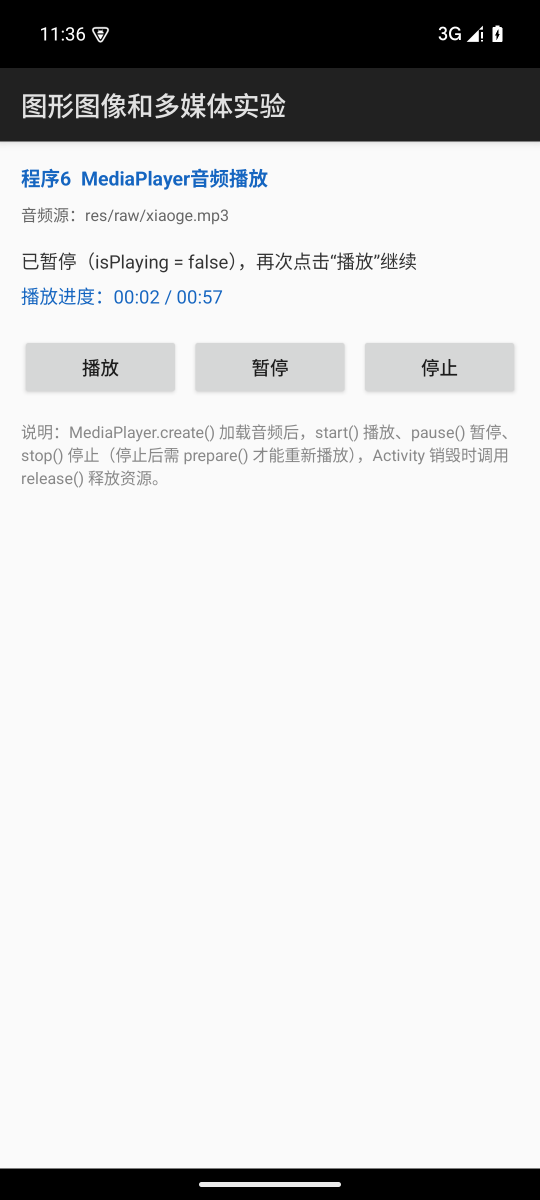
#> input picture screenshots/s_audio_pause.png, 1080 x 2400 px, given in place of s_main.png, which was not available (shown at 1/2 size)
$ python crop_shots.py
#> lines starting #> are read from the running program, lines starting #| are printed output that depends on the picture
# -*- coding: utf-8 -*-
"""裁剪实验四运行截图：去掉状态栏与底部导航条，并裁掉多余空白。

为避免模拟器屏幕圆角/手势条边缘的深色像素干扰自动裁剪，
自动搜索时忽略左右各 60px 的边缘区域，并优先使用给定的目标底边。
"""
import os

from PIL import Image

SRC = r"E:\deepseek_project\mobile-lab4\screenshots"
DST = os.path.join(SRC, "crops")
os.makedirs(DST, exist_ok=True)

STATUS_BAR = 136      # 状态栏高度
MARGIN = 20           # 内容下方保留空白

# 名称: 期望底边（None 表示自动搜索到屏幕底部导航条上方）
BOTTOMS = {
    "s_main": 1430,
    "s_paint": 2330,
    "s_matrix": 2200,
    "s_frame1": 1600,
    "s_frame2": 1600,
    "s_tween1": 1680,
    "s_tween2": 1680,
    "s_tween3": 1680,
    "s_sound": 1700,
    "s_audio_play": 1000,
    "s_audio_pause": 1000,
    "s_audio_stop": 1000,
    "s_video_play": 1720,
    "s_video_pause": 1720,
}


def row_has_content(px, y, w):
    """忽略左右边缘 60px，判断该行是否有非背景色内容。"""
    for x in range(60, w - 60, 2):
        r, g, b = px[x, y][:3]
        if r < 240 or g < 240 or b < 240:
            return True
    return False


for name, expect_bottom in BOTTOMS.items():
    src = os.path.join(SRC, name + ".png")
    im = Image.open(src).convert("RGB")
    w, h = im.size
#> w = 1080; h = 2400
    px = im.load()
    limit = expect_bottom if expect_bottom else h - 63
#> limit = 1430
    last = STATUS_BAR
    for y in range(limit - 1, STATUS_BAR, -1):
        if row_has_content(px, y, w):
            last = y
            break
    bottom = min(limit, last + MARGIN)
#> bottom = 995
    out = im.crop((0, STATUS_BAR, w, bottom))
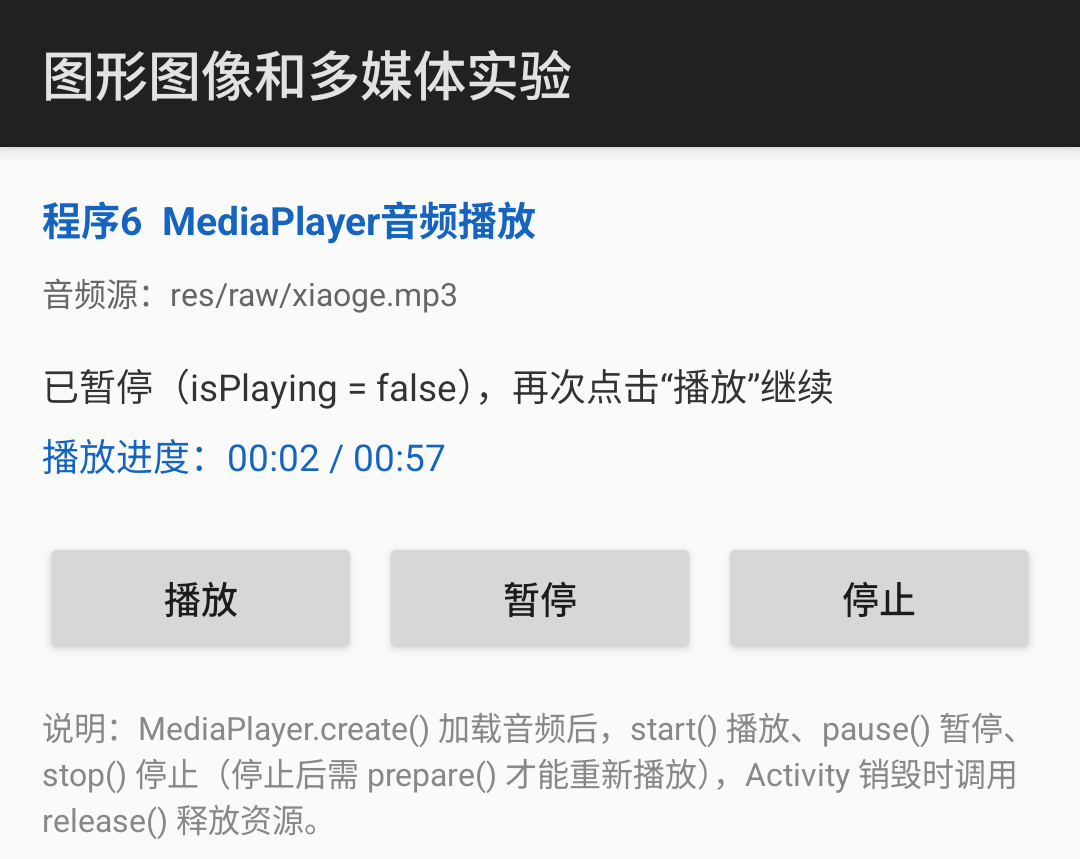
#> out: PIL image 1080x859 RGB; mean R, G, B 204.1, 205.1, 206.2
    path = os.path.join(DST, name + ".png")
    out.save(path, optimize=True)
    print("%-14s %s -> %s" % (name, im.size, out.size))
#| s_main         (1080, 2400) -> (1080, 859)
#> pass 2 of the loop `for name, expect_bottom in BOTTOMS.items():`:
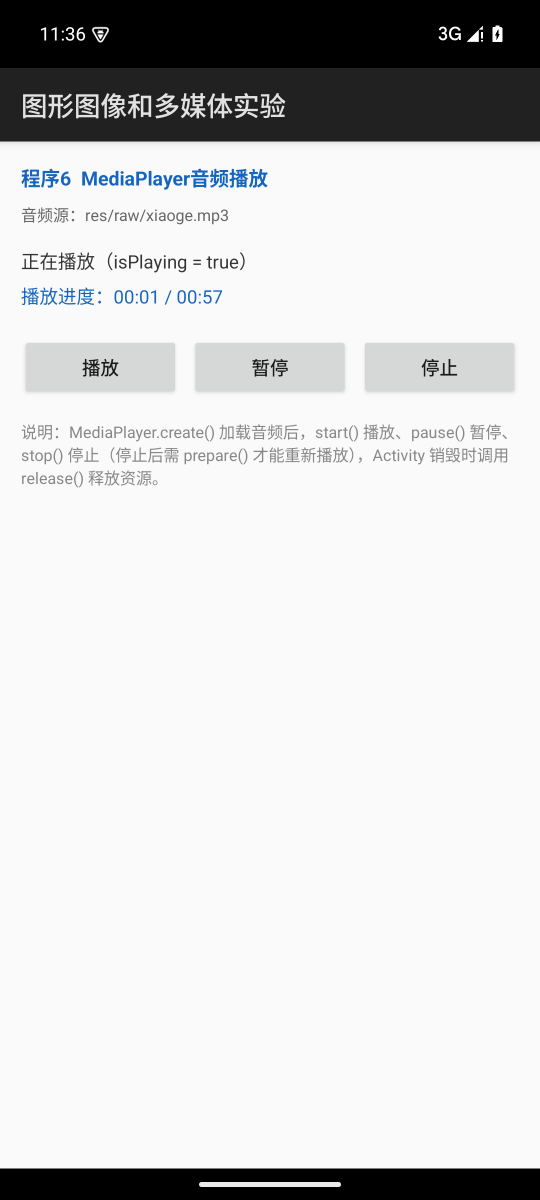
#> input picture screenshots/s_audio_play.png, 1080 x 2400 px, given in place of s_paint.png, which was not available (shown at 1/2 size)
#> `out = im.crop((0, STATUS_BAR, w, bottom))`:
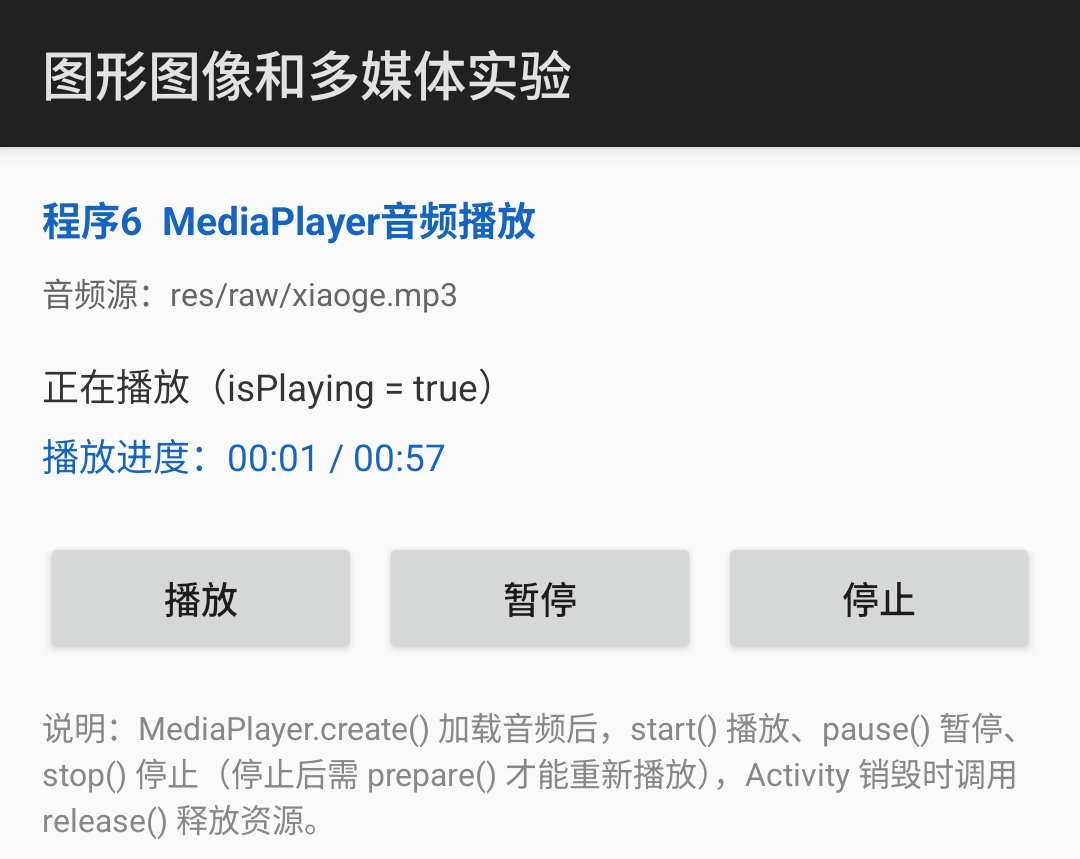
#> out: PIL image 1080x859 RGB; mean R, G, B 204.7, 205.8, 206.9
#| s_paint        (1080, 2400) -> (1080, 859)
#> (the run stopped early here; a loop or call above may not have finished)
